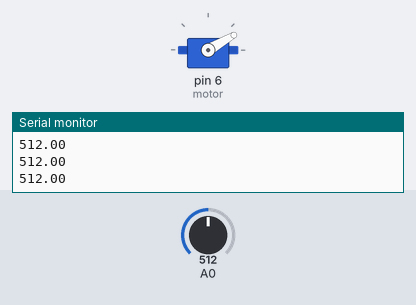
This sketch was run on a simulated Arduino Uno, built with avr-gcc and run on an emulated ATmega328P. Parts: servo, the last lines printed to the serial monitor. The inputs (shaded band) are chosen by the test bench; at power-on: A0 = 512.

Above: at 8.5 s.
8.6 s: A0 set to 566
10.1 s: A0 set to 588
At 10.25 s:
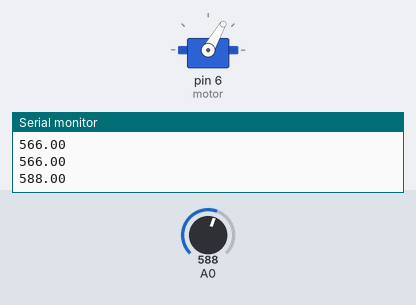
13.1 s: A0 set to 511
At 13.1 s:
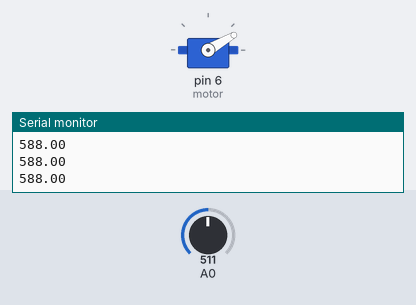
14.6 s: A0 set to 462
16.1 s: A0 set to 433
At 16.24 s:
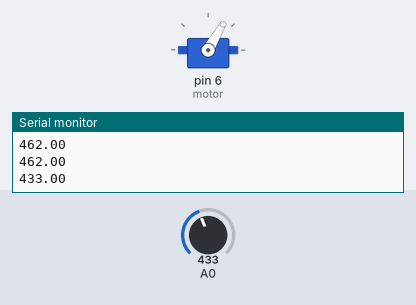
Timing chart, 0 to 20.1 s (numbered marks = the images above; inputs shaded):
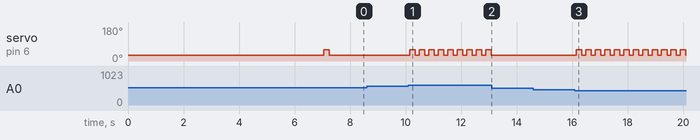

Measured:
- the behaviour switches between 572 and 573 on A0 (found by bisection; images 0 and 1)
- the behaviour switches between 452 and 451 on A0 (found by bisection; images 2 and 3)
- after the input at 10.1 s, servo on pin 6 (motor): alternates 60° for 0.20 s and 30° for 0.14 s, starting after 0.06 s
- after the input at 13.1 s, servo on pin 6 (motor): stops changing and stays 30°
- after the input at 16.1 s, servo on pin 6 (motor): alternates 60° for 0.20 s and 30° for 0.14 s, starting after 0.05 s

The sketch:

codigo.ino
```cpp
//Incluimos esta librería para poder manejar el servomotor
#include<Servo.h>

//Declaramos una variable tipo Servo
Servo motor;

/*
 * LDR --> para guardar el valor leído de la fotorresistencia en cada loop
 * background --> se guarda el valor del fondo del juego (no los obstáculos)
 * Ini, fin --> Angulo inicial y final del servo para hacer click (depende de cómo lo coloques)
 * tiempo_obstaculo --> Delay entre lectura de obstáculo y presionar el botón
 * umbral --> sensibilidad del circuito para presionar botón
*/

double background, LDR, diferencia, ini=30, fin=60, tiempo_obstaculo, umbral = 60;


void get_background(){
  // DESCRIPCION: Esta función obtiene el valor leído de la LDR para el fono del juego

  background = 0;

  //Se hace un promedio de 40 lecturas separadas por 0.1 segundos (4 segundos en total)
  for(int i=0; i<40; i++){
    background += analogRead(A0);
    delay(100);
  }
  background /= 40;
  Serial.println(background);
}

void presiona_boton(){
  //DESCRIPCION: Esta función hace presionar el servo

  // OJO: El valor de tiempo_obstaculo depende de que tan alejado esta tu LDR del T-rex en la pantalla
  tiempo_obstaculo = 40;
  delay(tiempo_obstaculo);

  //Escribimos las posiciones en el servo
  motor.write(fin);
  // Delay para dejar que el servo termine el movimiento
  delay(200);
  motor.write(ini);

  // Delay para estabilidad
  delay(100);
}

// Configuración inicial
void setup() {
  // Ponemos la comunicación serial a 9600 baudios
  Serial.begin(9600);

  // El pin A0 (analógico) es de lectura de la LDR
  pinMode(A0, INPUT);

  // La comunicación con el servo es en el puerto 6 (digital)
  motor.attach(6);

  //Colocamos al servo en la posición inicial
  motor.write(ini);

  //Obtenemos valor del background
  get_background();
  delay(3000);

  // Iniciamos el juego
  presiona_boton();
}

void loop() {
  // Leemos valor de la fotorresistencia
  LDR = analogRead(A0);
  Serial.println(LDR);

  // La diferencia entre el background original y el valor leído
  diferencia = background-LDR;

  // Si la diferencia es mayor al umbral de sensibilidad, el T-rex salta :)
  if(abs(diferencia)> umbral){
    presiona_boton();
  }

}
```
